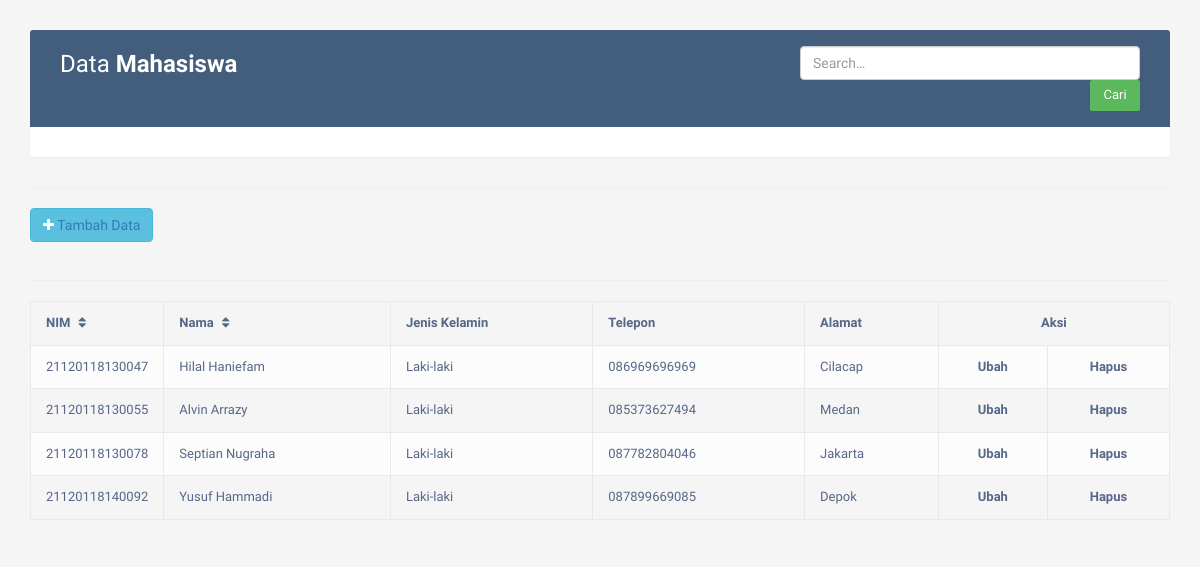
The page / on the database its author committed.
### tables this page shows
CREATE TABLE `mahasiswa` (
  `nim` varchar(15) NOT NULL,
  `nama` varchar(50) NOT NULL,
  `jenis_kelamin` varchar(10) NOT NULL,
  `telp` varchar(15) NOT NULL,
  `alamat` text NOT NULL
);

### application/controllers/Mahasiswa.php (called while the page is built, shortened)
<?php
class Mahasiswa extends CI_Controller {
	public function __construct(){
		$this->load->model('M_data');
	}
	public function index(){
		$data['mahasiswa'] = $this->M_data->view();
		$this->load->view('index', $data);
	}
}
?>

### index.php (called while the page is built, shortened)
<?php
require_once BASEPATH.'core/CodeIgniter.php';

### application/models/M_data.php (called while the page is built, shortened)
<?php
class M_data extends CI_Model {
	public function view(){
		return $this->db->get('mahasiswa')->result();
	}
	}
?>

### application/views/index.php (the view, shortened to what this page needs)
<!DOCTYPE html>
<html>
<head>
<link rel="stylesheet" href="https://maxcdn.bootstrapcdn.com/font-awesome/4.7.0/css/font-awesome.min.css">
<link rel="stylesheet" href="https://maxcdn.bootstrapcdn.com/bootstrap/3.3.7/css/bootstrap.min.css">
<link rel="stylesheet" href="css/style.css">
</head>
<body>
	<div class="container">
        <div class="table-wrapper">
            <div class="table-title">
                <div class="row">
                    <div class="col-sm-8"><h2>Data <b>Mahasiswa</b> </h2></div>
                    <div class="col-sm-4">
    <?php echo form_open('mahasiswa/search') ?>
		<input type="text" name="keyword" class="form-control" placeholder="Search&hellip;">
		<input type="submit" name="search_submit" button class="btn btn-success" value="Cari">
	<?php echo form_close() ?>
                        </div>
                    </div>
                </div>
            </div>
	<hr>
	<button type="button" class="btn btn-info add-new"><i class="fa fa-plus"></i><a href='<?php echo base_url("mahasiswa/tambah"); ?>'>
	Tambah Data</a></button><br><br>
	<table class="table table-striped table-hover table-bordered"border="1" cellpadding="7">
	<hr>
		<tr>
			<th>NIM <i class="fa fa-sort"> </th>
			<th>Nama <i class="fa fa-sort"> </th>
			<th>Jenis Kelamin</th>
			<th>Telepon</th>
			<th>Alamat</th>
			<th class=""colspan="2"><center>Aksi</center></th>
		</tr>
		<?php
		if( ! empty($mahasiswa)){
			foreach($mahasiswa as $data){
				echo "<tr>
				<td>".$data->nim."</td>
				<td>".$data->nama."</td>
				<td>".$data->jenis_kelamin."</td>
				<td>".$data->telp."</td>
				<td>".$data->alamat."</td>
				<td ><center><a href='".base_url("mahasiswa/ubah/".$data->nim)."'>Ubah</a></center></td>
				<td><center><a href='".base_url("mahasiswa/hapus/".$data->nim)."'>Hapus</a></center></td>
				</tr>";
			}
		}
		else{
			echo "<tr><td align='center' colspan='7'>Data Tidak Ada</td></tr>";
		}
		?>
	</table>
            </div>
</body>
</html>

### assets/css/style.css (style rules this page uses)
body { color: #566787; background: #f5f5f5; font-family: 'Varela Round', sans-serif; font-size: 13px; }
.table-wrapper { background: #fff; padding: 20px 25px; margin: 30px 0; border-radius: 3px; box-shadow: 0 1px 1px rgba(0,0,0,.05); }
.table-title { padding-bottom: 15px; background: #435d7d; color: #fff; padding: 16px 30px; margin: -20px -25px 10px; border-radius: 3px 3px 0 0; }
.table-title h2 { margin: 5px 0 0; font-size: 24px; }
.table-title .btn { color: #fff; float: right; font-size: 13px; border: none; min-width: 50px; border-radius: 2px; border: none; outline: none !important; margin-left: 10px; }
table.table tr th, table.table tr td { border-color: #e9e9e9; padding: 12px 15px; vertical-align: middle; }
table.table tr th:first-child { width: 60px; }
table.table tr th:last-child { width: 100px; }
table.table-striped tbody tr:nth-of-type(odd) { background-color: #fcfcfc; }
table.table th i { font-size: 13px; margin: 0 5px; cursor: pointer; }
table.table td a { font-weight: bold; color: #566787; display: inline-block; text-decoration: none; outline: none !important; }

### rows shown on the page
mahasiswa: nim "21120118130047", nama "Hilal Haniefam", jenis_kelamin "Laki-laki", telp "086969696969", alamat "Cilacap"
mahasiswa: nim "21120118130055", nama "Alvin Arrazy", jenis_kelamin "Laki-laki", telp "085373627494", alamat "Medan"
mahasiswa: nim "21120118130078", nama "Septian Nugraha", jenis_kelamin "Laki-laki", telp "087782804046", alamat "Jakarta"
mahasiswa: nim "21120118140092", nama "Yusuf Hammadi", jenis_kelamin "Laki-laki", telp "087899669085", alamat "Depok"
